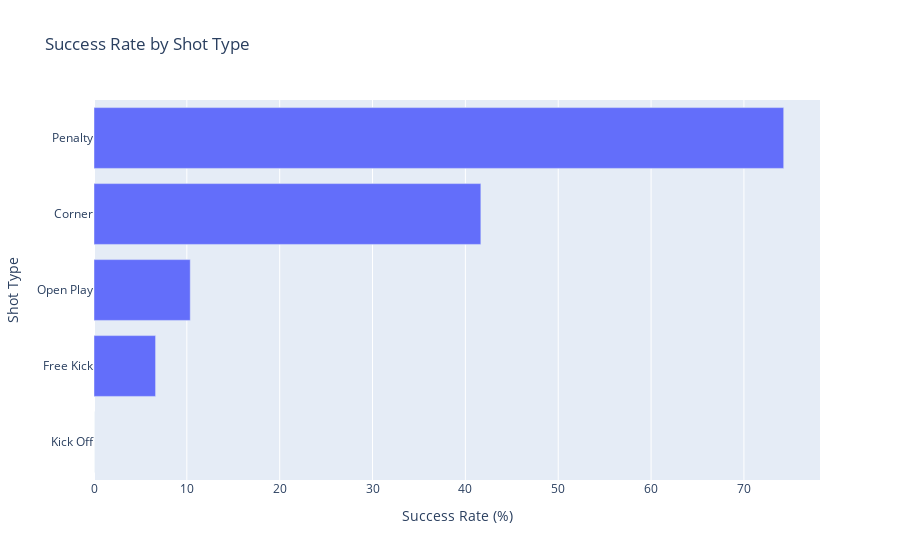
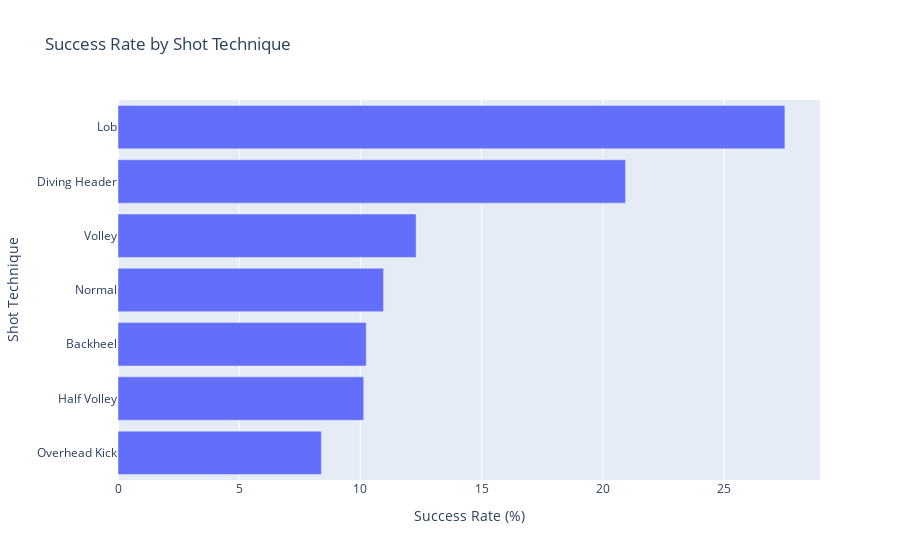

The notebook cell these images were saved under, in order:
### Code cell
type_data = type_of_shots_counts_df.collect()
type_data_dict = [row.asDict() for row in type_data]

technique_data = technique_of_shots_counts_df.collect()
technique_data_dict = [row.asDict() for row in technique_data]

# Extract x and y values for plotting shot types
type_names = [item["name"] for item in type_data_dict]
type_success_rates = [item["success_rate"] * 100 for item in type_data_dict]  # Convert to percentage

# Extract x and y values for plotting shot techniques
technique_names = [item["name"] for item in technique_data_dict]
technique_success_rates = [item["success_rate"] * 100 for item in technique_data_dict]  # Convert to percentage

# Create horizontal bar plot for shot types
fig1 = px.bar(
    x=type_success_rates,
    y=type_names,
    orientation='h',
    title="Success Rate by Shot Type",
    labels={"x": "Success Rate (%)", "y": "Shot Type"}
)

# Create horizontal bar plot for shot techniques
fig2 = px.bar(
    x=technique_success_rates,
    y=technique_names,
    orientation='h',
    title="Success Rate by Shot Technique",
    labels={"x": "Success Rate (%)", "y": "Shot Technique"}
)

fig1.show()
fig2.show()

### Figure 1 — Plotly figure (JSON) as saved in the notebook; plotly's stock layout.template omitted (floating-point values rounded to 4 significant figures)
{"data": [{"alignmentgroup": "True", "hovertemplate": "Success Rate (%)=%{x}<br>Shot Type=%{y}<extra></extra>", "legendgroup": "", "marker": {"color": "#636efa", "pattern": {"shape": ""}}, "name": "", "offsetgroup": "", "orientation": "h", "showlegend": false, "textposition": "auto", "x": [0.0, 0.0, 6.633, 10.37, 41.67, 74.29], "xaxis": "x", "y": [null, "Kick Off", "Free Kick", "Open Play", "Corner", "Penalty"], "yaxis": "y", "type": "bar"}], "layout": {"xaxis": {"anchor": "y", "domain": [0.0, 1.0], "title": {"text": "Success Rate (%)"}}, "yaxis": {"anchor": "x", "domain": [0.0, 1.0], "title": {"text": "Shot Type"}}, "legend": {"tracegroupgap": 0}, "title": {"text": "Success Rate by Shot Type"}, "barmode": "relative"}}

### Figure 2 — Plotly figure (JSON) as saved in the notebook; plotly's stock layout.template omitted (floating-point values rounded to 4 significant figures)
{"data": [{"alignmentgroup": "True", "hovertemplate": "Success Rate (%)=%{x}<br>Shot Technique=%{y}<extra></extra>", "legendgroup": "", "marker": {"color": "#636efa", "pattern": {"shape": ""}}, "name": "", "offsetgroup": "", "orientation": "h", "showlegend": false, "textposition": "auto", "x": [0.0, 8.39, 10.14, 10.24, 10.95, 12.3, 20.94, 27.51], "xaxis": "x", "y": [null, "Overhead Kick", "Half Volley", "Backheel", "Normal", "Volley", "Diving Header", "Lob"], "yaxis": "y", "type": "bar"}], "layout": {"xaxis": {"anchor": "y", "domain": [0.0, 1.0], "title": {"text": "Success Rate (%)"}}, "yaxis": {"anchor": "x", "domain": [0.0, 1.0], "title": {"text": "Shot Technique"}}, "legend": {"tracegroupgap": 0}, "title": {"text": "Success Rate by Shot Technique"}, "barmode": "relative"}}
